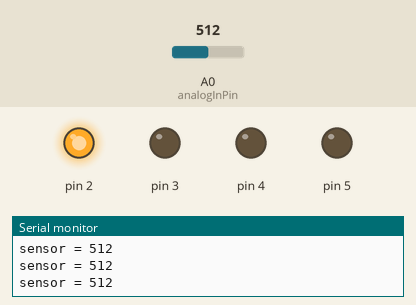
A sketch run on a simulated Arduino Uno, built with avr-gcc and run on an emulated ATmega328P. Shown: output pins drawn as LEDs (lit = HIGH), the last lines printed to the serial monitor. The test bench sets the inputs (shaded band); at power-on: A0 (analogInPin) = 512.

Above: at 1.2 s.
1.3 s: A0 (analogInPin) set to 591
4.3 s: A0 (analogInPin) set to 609
At 4.7 s:
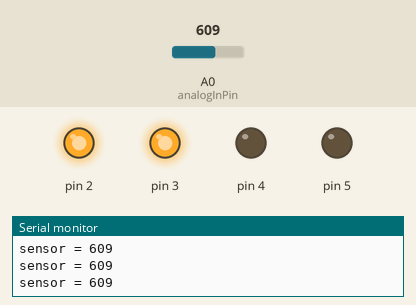
5.9 s: A0 (analogInPin) set to 635
At 7.1 s:
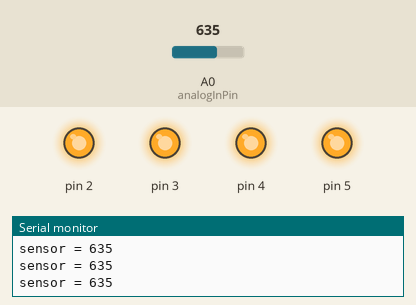
7.4 s: A0 (analogInPin) set to 686
10.4 s: A0 (analogInPin) set to 711
At 10.8 s:
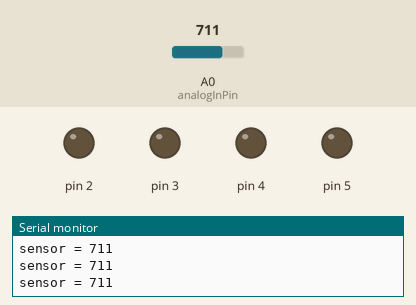
11.9 s: A0 (analogInPin) set to 690
At 13.2 s:
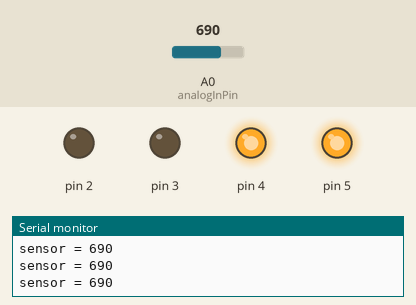
Timing chart, 0 to 14.4 s (numbered marks = the images above; inputs shaded):
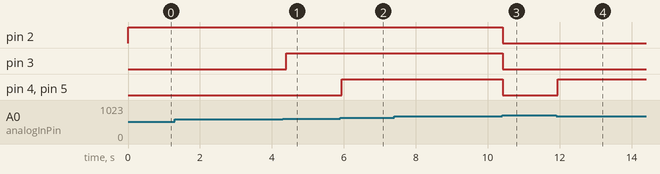

The sketch:

watersensor.ino
```cpp
const int analogInPin = A0;
int sensorValue = 0;

void setup() {
  // declare pin  to be an output:
  pinMode(2,OUTPUT);
  pinMode(3,OUTPUT);
  pinMode(4,OUTPUT);
  pinMode(5,OUTPUT);
  Serial.begin(9600);
}

// the loop routine runs over and over again forever:
void loop() {
  sensorValue = analogRead(analogInPin);
  Serial.print("sensor = ");
  Serial.print(sensorValue);
  Serial.print("\n");
  delay(2);
  if((sensorValue>=100)&&(sensorValue<=600)){
    digitalWrite(2,HIGH);
    delay(100);
    }
  else if((sensorValue>=601)&&(sensorValue<=625)){
   digitalWrite(3,HIGH);
   delay(100);
    }
  else if((sensorValue>=626)&&(sensorValue<=700)){
    digitalWrite(4,HIGH);
    digitalWrite(5,HIGH);
    }
  else{
    digitalWrite(2,LOW);
    digitalWrite(3,LOW);
    digitalWrite(4,LOW);
    digitalWrite(5,LOW);
    delay(100);
    }
}
```

Measured:
- the behaviour switches between 600 and 601 on A0 (analogInPin) (found by bisection; images 0 and 1)
- the behaviour switches between 700 and 701 on A0 (analogInPin) (found by bisection; images 2 and 3)
- after the input at 4.3 s, pin 3: LOW → HIGH after 0.10 s
- after the input at 5.9 s, pin 4, pin 5: LOW → HIGH at once
- after the input at 10.4 s, pin 2–5: HIGH → LOW at once
- after the input at 11.9 s, pin 4, pin 5: LOW → HIGH after 0.05 s
